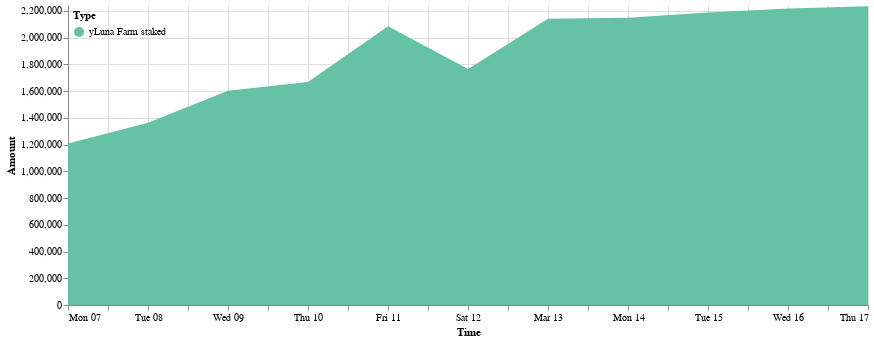

This figure's notebook cell:
### Code cell
cp.get_yluna_time_area_chart(ydp.daily_delta_stk_farm, 
               alt.Scale(scheme='set2'),
               min_date = ydp.daily_delta_stk_farm.Time.min(),
               max_date = ydp.daily_delta_stk_farm.Time.max(),
               top_padding = 10000
        ).properties(width=800).configure_view(strokeOpacity=0)

### Figure 1 — Vega-Lite specification as saved in the notebook (floating-point values rounded to 4 significant figures)
{"config": {"view": {"continuousWidth": 400, "continuousHeight": 300, "strokeOpacity": 0}}, "data": {"name": "data-1cb161ef13276c08ab0803dcaf015dff"}, "mark": "area", "encoding": {"color": {"field": "Type", "legend": {"direction": "vertical", "legendY": 0, "orient": "none", "padding": 5}, "scale": {"scheme": "set2"}, "type": "nominal"}, "tooltip": [{"field": "Time", "format": "%Y-%m-%d", "type": "temporal"}, {"field": "Type", "type": "nominal"}, {"field": "Amount (millions)", "type": "nominal"}], "x": {"field": "Time", "scale": {"domain": ["2022-03-07", "2022-03-17"]}, "type": "temporal"}, "y": {"field": "Amount", "scale": {"domain": [0, 2243000.0]}, "type": "quantitative"}}, "width": 800, "$schema": "https://vega.github.io/schema/vega-lite/v4.17.0.json", "datasets": {"data-1cb161ef13276c08ab0803dcaf015dff": [{"Time": "2022-03-07", "Amount signed": 1207000.0, "Amount": 1207000.0, "Type": "yLuna Farm staked", "Amount (millions)": "1.21M"}, {"Time": "2022-03-08", "Amount signed": 156200.0, "Amount": 1363000.0, "Type": "yLuna Farm staked", "Amount (millions)": "1.36M"}, {"Time": "2022-03-09", "Amount signed": 238400.0, "Amount": 1602000.0, "Type": "yLuna Farm staked", "Amount (millions)": "1.6M"}, {"Time": "2022-03-10", "Amount signed": 65680.0, "Amount": 1667000.0, "Type": "yLuna Farm staked", "Amount (millions)": "1.67M"}, {"Time": "2022-03-11", "Amount signed": 417700.0, "Amount": 2085000.0, "Type": "yLuna Farm staked", "Amount (millions)": "2.08M"}, {"Time": "2022-03-12", "Amount signed": -320500.0, "Amount": 1765000.0, "Type": "yLuna Farm staked", "Amount (millions)": "1.76M"}, {"Time": "2022-03-13", "Amount signed": 375400.0, "Amount": 2140000.0, "Type": "yLuna Farm staked", "Amount (millions)": "2.14M"}, {"Time": "2022-03-14", "Amount signed": 7364.0, "Amount": 2147000.0, "Type": "yLuna Farm staked", "Amount (millions)": "2.15M"}, {"Time": "2022-03-15", "Amount signed": 38990.0, "Amount": 2186000.0, "Type": "yLuna Farm staked", "Amount (millions)": "2.19M"}, {"Time": "2022-03-16", "Amount signed": 30030.0, "Amount": 2216000.0, "Type": "yLuna Farm staked", "Amount (millions)": "2.22M"}, {"Time": "2022-03-17", "Amount signed": 16780.0, "Amount": 2233000.0, "Type": "yLuna Farm staked", "Amount (millions)": "2.23M"}]}}
